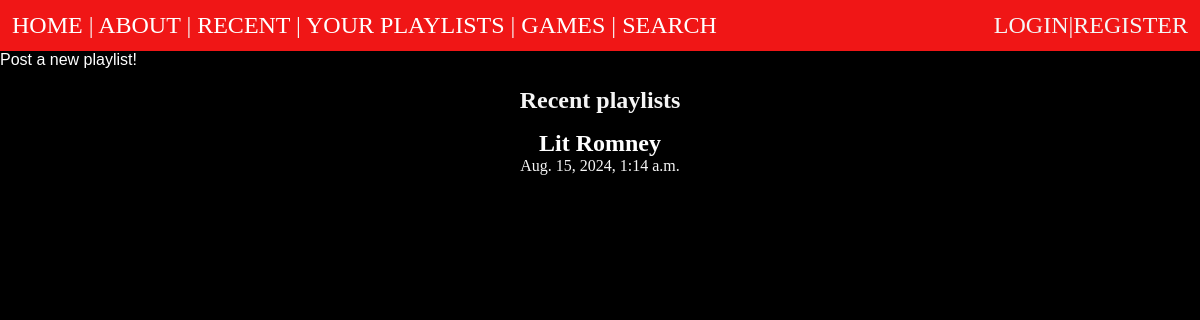
/posts/, run on an earlier commit of the app's database.
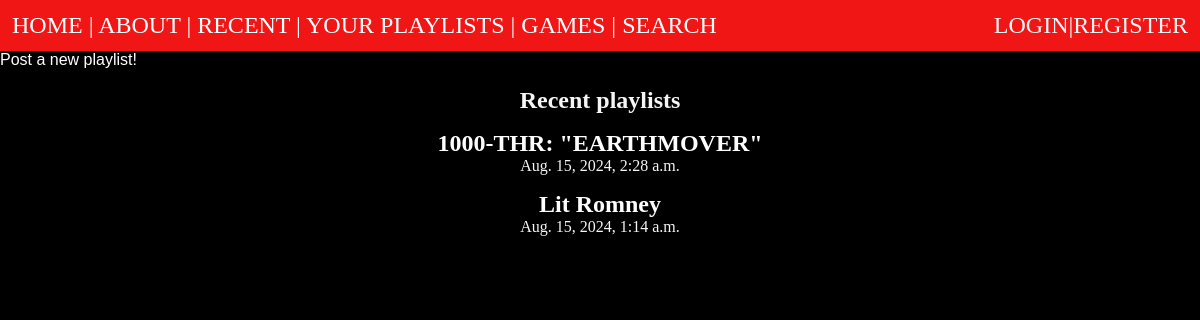
And on a later commit of the database.
### posts/models.py (models this page shows, shortened)
class Playlist(models.Model):
    title = models.CharField(max_length=50)
    caption = models.TextField()
    description = models.TextField(default="Why is this playlist awesome for this game?")
    bannerUrl = models.TextField(default = "if youre seeing this there is an error, start at posts/models.py")
    playlistId = models.CharField(max_length=200, default = "")
    slug = models.SlugField()
    date = models.DateTimeField(auto_now_add=True)
    author = models.ForeignKey(User, on_delete=models.CASCADE, default = None)
    songs = models.JSONField(default=dict)

### posts/views.py (the view)
# urls.py: path('', views.posts_list, name="list"),
def posts_list(request):
    return render(request, 'posts/posts_list.html', {'posts':Playlist.objects.all().order_by("-date"),
                                                     'heading':"Recent playlists"})

### posts/templates/posts/posts_list.html (shortened to what this page needs)
{% extends "post_layout.html" %}
{% load static %}
{% block content%}
<section>
    <h1> {{heading}} </h1>
    {% for post in posts%}
        <article class="post">
            <h2>
                <a href ={% url 'posts:page' slug=post.slug %} >{{post.title}} </a>
            </h2>
            <p> {{post.date}}</p>
        </article>
    {%endfor%}
</section>
{% endblock %}

What changed in the data, as far as the page shows it:
added Playlist: title "1000-THR: \"EARTHMOVER\"", date "Aug. 15, 2024, 2:28 a.m."
